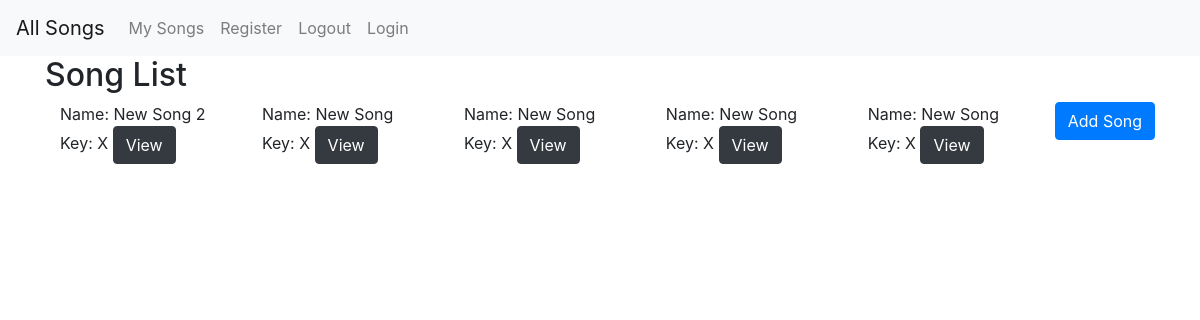
The page /my_songs/ (signed in) on the database its author committed.
### tabs/models.py (models this page shows, shortened)
class Song(models.Model):
    user = models.ForeignKey(User, on_delete = models.SET_NULL, null=True)
    name = models.CharField(max_length = 20)
    key = models.CharField(max_length = 2)

### tabs/views.py (the view)
# urls.py: path('my_songs/',views.song_list, name="songs"),
@login_required
def song_list(request):
    current_user = request.user
    songs = current_user.song_set.all()
    context = {'songs': songs, 'current_user': current_user}
    return render(request, 'tabs/song_list.html', context)

### tabs/templates/tabs/song_list.html (shortened to what this page needs)
{% extends "tabs/base.html" %}
{% block body_block %}
<h2>Song List</h2>
<div class="container">
    <div class="row align-items-start">
    {% for song in songs %}
        <div class="col">
            <span>Name: {{ song.name }}</span>
            <br>
            <span>Key: {{ song.key }}</span>
            <a class="btn btn-dark" href="{% url 'detail' pk=song.pk %}">View</a>
        </div>
    {% endfor %}
    <a class="btn btn-primary" href="{% url 'add_song' %}">Add Song</a>
</div>
</div>
{% endblock %}

### rows shown on the page
Song: name "New Song 2", key "X"
Song: name "New Song", key "X"
Song: name "New Song", key "X"
Song: name "New Song", key "X"
Song: name "New Song", key "X"
